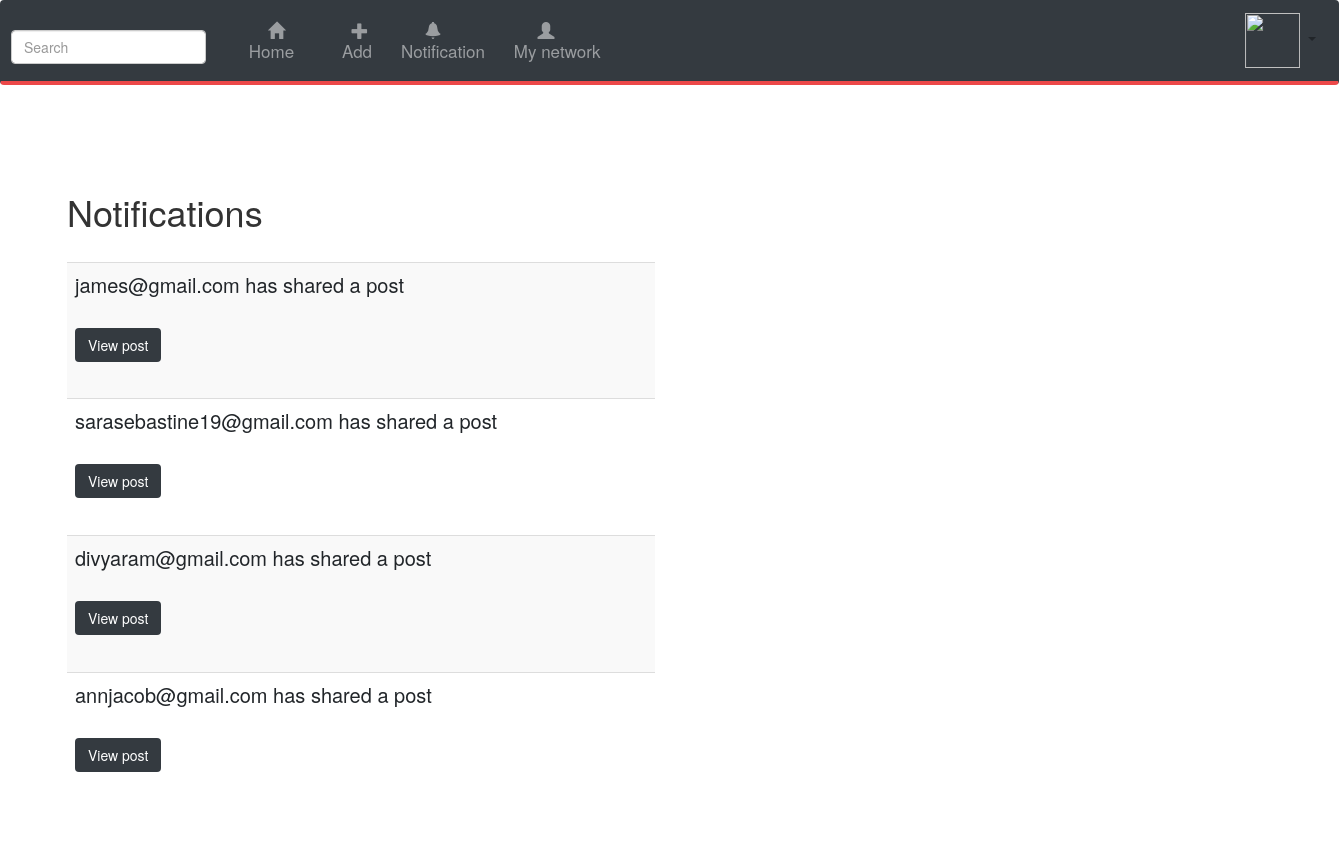
Screenshot of /inbox (signed in) with the database file from the repository.
### Main.py (models this page shows)
class Inbox(db.Model):
    id = db.Column(db.Integer, primary_key=True)
    post_id = db.Column(db.Integer, db.ForeignKey('post.id'))
    sharedto_email = db.Column(db.String(200))
    sharedby_email = db.Column(db.Integer, db.ForeignKey('user.id'))

### Main.py (the view)
@app.route('/inbox')
def inbox():
    user_id = session['user']
    my_Emailid = User.query.get(user_id).email
    print("inside inbox", my_Emailid)
    myInbox = Inbox.query.filter_by(sharedto_email=my_Emailid).all()
    print("name is", myInbox)
    return render_template('myInbox.html', myInbox=myInbox)

### templates/myInbox.html (shortened to what this page needs)
{% extends "layout.html"%}
{% block content%}
<h1>Notifications</h1>
<br>
<div class="row">
    <div class="col-6">
    <table class="table table-striped table-hover" style="font-size:20px; padding:10%">
        <tbody>
        <tr>
            {% for i in myInbox %}
            <td scope="row">
              {{i.sharedby_email}} has shared a post
                <br> <br>
                  <button  type="submit" class="btn btn-dark "  value="{{ i.id }}">
                                 <a href="{{ url_for('ParticularPost', id=i.post_id) }}" style="color:white"> View post </a>
                            </button>
                 <br><br>
            </td>
        </tr>
        {% endfor %}
        </tbody>
    </table>
</div>
    <div class="col-6">
    </div>
</div>
{% endblock%}

### static/layout.css (style rules this page uses)
body { color:#1864ab; background-color:#f1f3f5; font-size:30px; }

### rows the page displays
Inbox: sharedby_email "james@gmail.com", {{ i.id }} 1 (drawn)
Inbox: sharedby_email "sarasebastine19@gmail.com", {{ i.id }} 2 (drawn)
Inbox: sharedby_email "divyaram@gmail.com", {{ i.id }} 3 (drawn)
Inbox: sharedby_email "annjacob@gmail.com", {{ i.id }} 4 (drawn)
